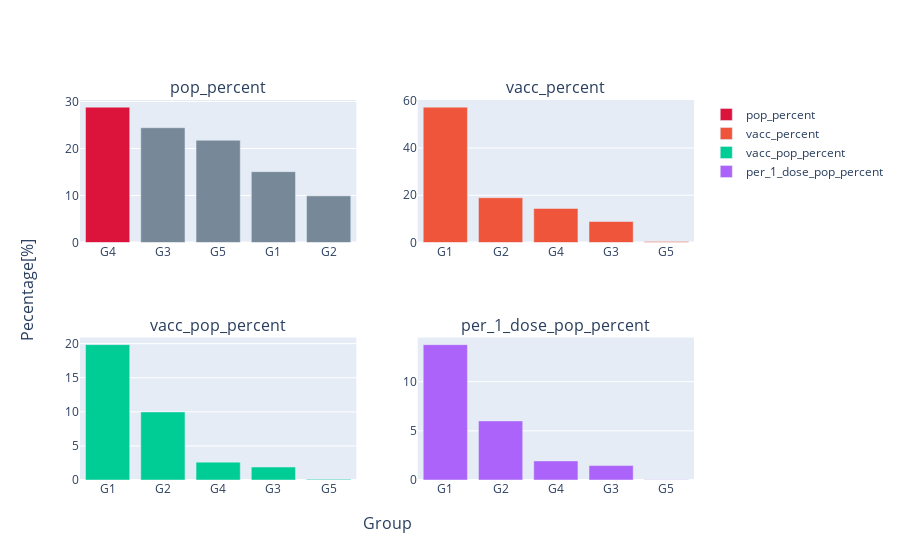

This figure's notebook cell:
### Code cell
from plotly.subplots import make_subplots

colors = ['lightslategray',] * 5
colors[0] = 'crimson'

t3_for_pop_percent = t3.sort_values(['pop_percent'], ascending=False)
t3_for_vacc_percent = t3.sort_values(['vacc_percent'], ascending=False)
t3_for_vacc_pop_percent = t3.sort_values(['vacc_pop_percent'], ascending=False)
t3_for_per_1_dose_pop_percent = t3.sort_values(['per_1_dose_pop_percent'], ascending=False)

trace0 = go.Bar(name='pop_percent'
                , x=t3_for_pop_percent['HDI_group']
                , y=t3_for_pop_percent['pop_percent']
                , marker={"color": colors}
               )
trace1 = go.Bar(name='vacc_percent'
                , x=t3_for_vacc_percent['HDI_group']
                , y=t3_for_vacc_percent['vacc_percent']
               )
trace2 = go.Bar(name='vacc_pop_percent'
                , x=t3_for_vacc_pop_percent['HDI_group']
                , y=t3_for_vacc_pop_percent['vacc_pop_percent']
               )
trace3 = go.Bar(name='per_1_dose_pop_percent'
                , x=t3_for_per_1_dose_pop_percent['HDI_group']
                , y=t3_for_per_1_dose_pop_percent['per_1_dose_pop_percent']
               )


fig = make_subplots(rows=2,
                    cols=2,
                    subplot_titles=["pop_percent", 
                                    "vacc_percent", 
                                    "vacc_pop_percent", 
                                    "per_1_dose_pop_percent"],
                    x_title="Group",
                    y_title="Pecentage[%]"
                   )

# fig.update_layout(showlegend=False)

fig.append_trace(trace0, 1, 1)
fig.append_trace(trace1, 1, 2)
fig.append_trace(trace2, 2, 1)
fig.append_trace(trace3, 2, 2)

fig.show()

### Figure 1 — Plotly figure (JSON) as saved in the notebook; plotly's stock layout.template omitted (floating-point values rounded to 4 significant figures)
{"data": [{"marker": {"color": ["crimson", "lightslategray", "lightslategray", "lightslategray", "lightslategray"]}, "name": "pop_percent", "type": "bar", "x": ["G4", "G3", "G5", "G1", "G2"], "xaxis": "x", "y": [28.81, 24.42, 21.76, 15.08, 9.93], "yaxis": "y"}, {"name": "vacc_percent", "type": "bar", "x": ["G1", "G2", "G4", "G3", "G5"], "xaxis": "x2", "y": [57.32, 18.96, 14.42, 8.88, 0.42], "yaxis": "y2"}, {"name": "vacc_pop_percent", "type": "bar", "x": ["G1", "G2", "G4", "G3", "G5"], "xaxis": "x3", "y": [19.86, 9.98, 2.62, 1.9, 0.1], "yaxis": "y3"}, {"name": "per_1_dose_pop_percent", "type": "bar", "x": ["G1", "G2", "G4", "G3", "G5"], "xaxis": "x4", "y": [13.77, 6.01, 1.94, 1.47, 0.03], "yaxis": "y4"}], "layout": {"annotations": [{"font": {"size": 16}, "showarrow": false, "text": "pop_percent", "x": 0.225, "xanchor": "center", "xref": "paper", "y": 1, "yanchor": "bottom", "yref": "paper"}, {"font": {"size": 16}, "showarrow": false, "text": "vacc_percent", "x": 0.775, "xanchor": "center", "xref": "paper", "y": 1, "yanchor": "bottom", "yref": "paper"}, {"font": {"size": 16}, "showarrow": false, "text": "vacc_pop_percent", "x": 0.225, "xanchor": "center", "xref": "paper", "y": 0.375, "yanchor": "bottom", "yref": "paper"}, {"font": {"size": 16}, "showarrow": false, "text": "per_1_dose_pop_percent", "x": 0.775, "xanchor": "center", "xref": "paper", "y": 0.375, "yanchor": "bottom", "yref": "paper"}, {"font": {"size": 16}, "showarrow": false, "text": "Group", "x": 0.5, "xanchor": "center", "xref": "paper", "y": 0, "yanchor": "top", "yref": "paper", "yshift": -30}, {"font": {"size": 16}, "showarrow": false, "text": "Pecentage[%]", "textangle": -90, "x": 0, "xanchor": "right", "xref": "paper", "xshift": -40, "y": 0.5, "yanchor": "middle", "yref": "paper"}], "xaxis": {"anchor": "y", "domain": [0, 0.45]}, "xaxis2": {"anchor": "y2", "domain": [0.55, 1]}, "xaxis3": {"anchor": "y3", "domain": [0, 0.45]}, "xaxis4": {"anchor": "y4", "domain": [0.55, 1]}, "yaxis": {"anchor": "x", "domain": [0.625, 1]}, "yaxis2": {"anchor": "x2", "domain": [0.625, 1]}, "yaxis3": {"anchor": "x3", "domain": [0, 0.375]}, "yaxis4": {"anchor": "x4", "domain": [0, 0.375]}}}
